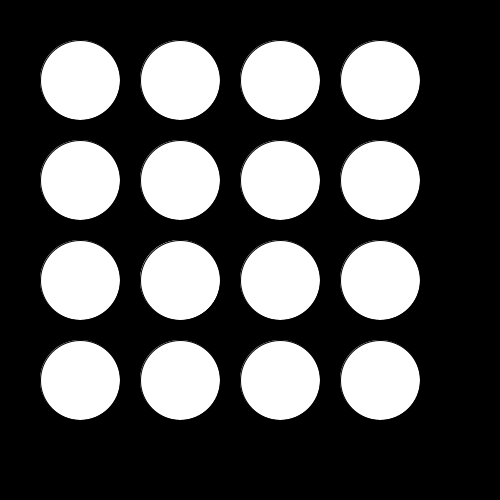
Frame 1 (no input)
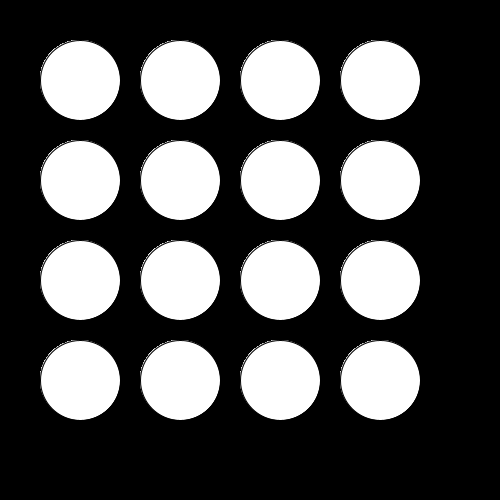
Frame 60 (the mouse pressed at the canvas centre just before this capture)
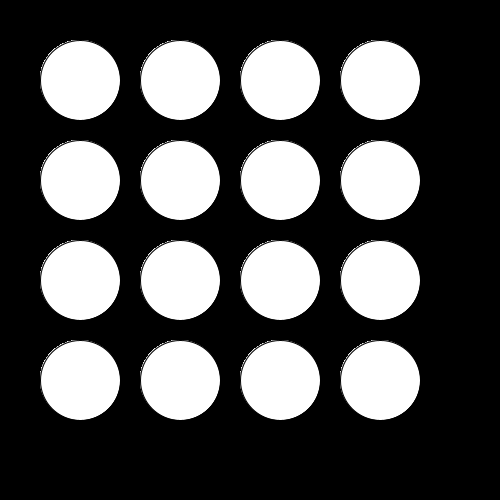
Frame 120 (the mouse held since frame 60 and released just before this capture)

The Processing sketch that drew these frames (run headless with seeded random() and noise(); from frame 60 on, the mouse is pressed at the canvas centre):

// Processing sketch: processing_38620
// ── processing_38620.pde

void setup()
{
  background(0,0,0);
  stroke(0);
  size(500,500);
  smooth();

}

void draw()
{
  fill(255);
  ellipse(80,80,80,80);
  ellipse(180,80,80,80);
  ellipse(280,80,80,80);
  ellipse(380,80,80,80);
  ellipse(80,180,80,80);
  ellipse(80,280,80,80);
  ellipse(80,380,80,80);
  ellipse(180,180,80,80);
  ellipse(280,280,80,80);
  ellipse(380,380,80,80);
  ellipse(180,280,80,80);
  ellipse(280,180,80,80);
  ellipse(380,280,80,80);
  ellipse(380,180,80,80);
  ellipse(180,280,80,80);
  ellipse(180,380,80,80);
  ellipse(280,380,80,80);
}
